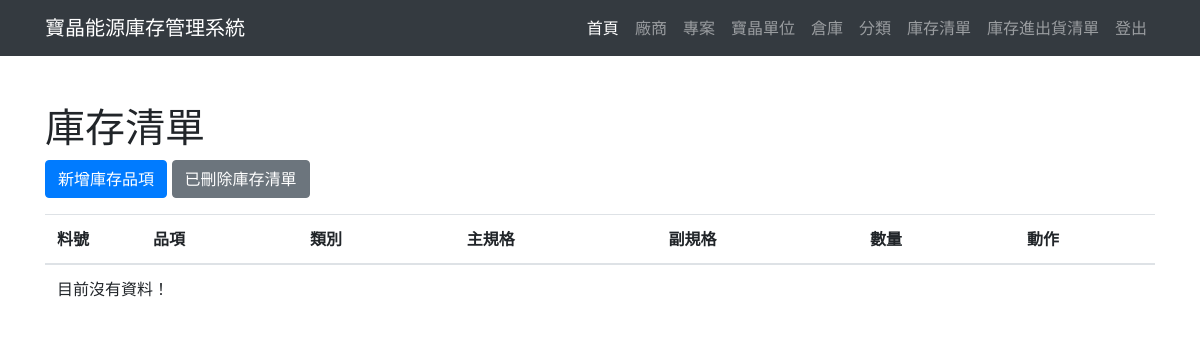
/stock/item/ (signed in), run on an earlier commit of the app's database.
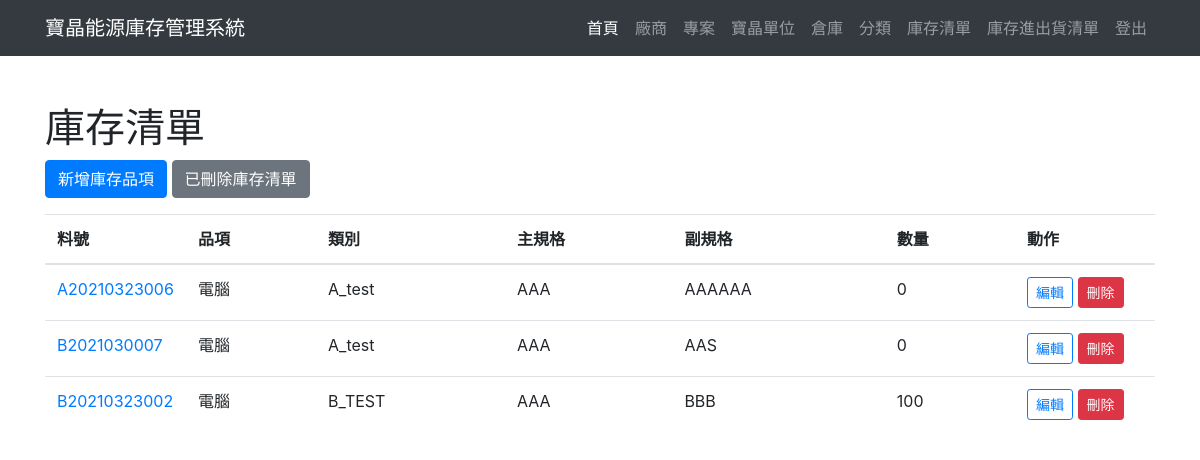
And on a later commit of the database.
### stock/models.py (models this page shows, shortened)
class Item(models.Model):
    item_sn = models.CharField(max_length=12, unique=True)
    item_cate = models.ForeignKey(
        Category,
        on_delete=models.PROTECT,
        related_name='item_cate',
    )
    item_name = models.CharField(max_length=100)
    item_specmain = models.CharField(max_length=100)
    item_specsub = models.CharField(max_length=100, null=True, blank=True)
    item_cnt = models.IntegerField(default=0)
    item_isvalid = models.BooleanField(default=True)
    item_remark = models.CharField(max_length=200, null=True, blank=True)
    item_addtime = models.DateTimeField(auto_now_add=True)
    item_updatetime = models.DateTimeField(auto_now=True)

class Category(models.Model):
    cate_en = models.CharField(max_length=1, unique=True)
    cate_name = models.CharField(max_length=20)
    def __str__(self):
        return self.cate_en + "_" + self.cate_name

### stock/views.py (the view)
# urls.py: path('item/', views.item, name='Item_list'),
@login_required
def item(request):
    template = loader.get_template('item/list.html')
    item_list = Item.objects.filter(item_isvalid=True).order_by("item_sn")
    context = {
        'item_list': item_list,
    }
    return HttpResponse(template.render(context, request))

### warehouse/templates/item/list.html (shortened to what this page needs)
{% extends 'frame/base.html' %}
{% block content %}
<div class="container">
    <div class="row">
        <div class="col-sm-12">
            <h1 class="mt-5">庫存清單</h1>
            <div class="mb-3">
            {% if user.is_authenticated %}
                <a href="add/" class="btn btn-primary">新增庫存品項</a>
                <a href="list_del/" class="btn btn-secondary">已刪除庫存清單</a>
            {% endif %}
            </div>
        </div>
    </div>
    <div class="row">
        <div class="col-sm-12">
            <div class="table-responsive-sm">
                <div class="table">
                    <table class="table table-hover">
                        <thead>
                            <tr>
                                <th scope="col" style="width:6em">料號</th>
                                <th scope="col">品項</th>
                                <th scope="col">類別</th>
                                <th scope="col">主規格</th>
                                <th scope="col">副規格</th>
                                <th scope="col">數量</th>
                                <th scope="col" width="140px">動作</th>
                            </tr>
                        </thead>
                        <tbody>
                        {% if item_list %}
                            {% for item in item_list %}
                                <tr>
                                    <td><a href="{% url 'Item_detail' item.id %}">{{ item.item_sn }}</a></td>
                                    <td>{{ item.item_name }}</td>
                                    <td>{{ item.item_cate }}</td>
                                    <td>{{ item.item_specmain }}</td>
                                    <td>{{ item.item_specsub }}</td>
                                    <td>{{ item.item_cnt }}</td>
                                    <td>
                                        <a href="{% url 'Item_update' item.id %}" class="btn btn-outline-primary btn-sm" role="button">編輯</a>
                                        <a href="{% url 'Item_delete' item.id %}" class="btn btn-danger btn-sm" role="button">刪除</a>
                                    </td>
                                </tr>
                            {% endfor %}
                        {% else %}
                            <tr>
                                <td colspan="7"> 目前沒有資料！ </td>
                            </tr>
                        {% endif %}
                        </tbody>
                    </table>
                </div>
            </div>
        </div>
    </div>
</div>
{% endblock %}

What changed in the data, as far as the page shows it:
added Item: item_sn "A20210323006", item_name "電腦", item_cate "A_test", item_specmain "AAA", item_specsub "AAAAAA", item_cnt "0"
added Item: item_sn "B2021030007", item_name "電腦", item_cate "A_test", item_specmain "AAA", item_specsub "AAS", item_cnt "0"
added Item: item_sn "B20210323002", item_name "電腦", item_cate "B_TEST", item_specmain "AAA", item_specsub "BBB", item_cnt "100"
Also different on the page:
text no longer shown: "目前沒有資料！"
